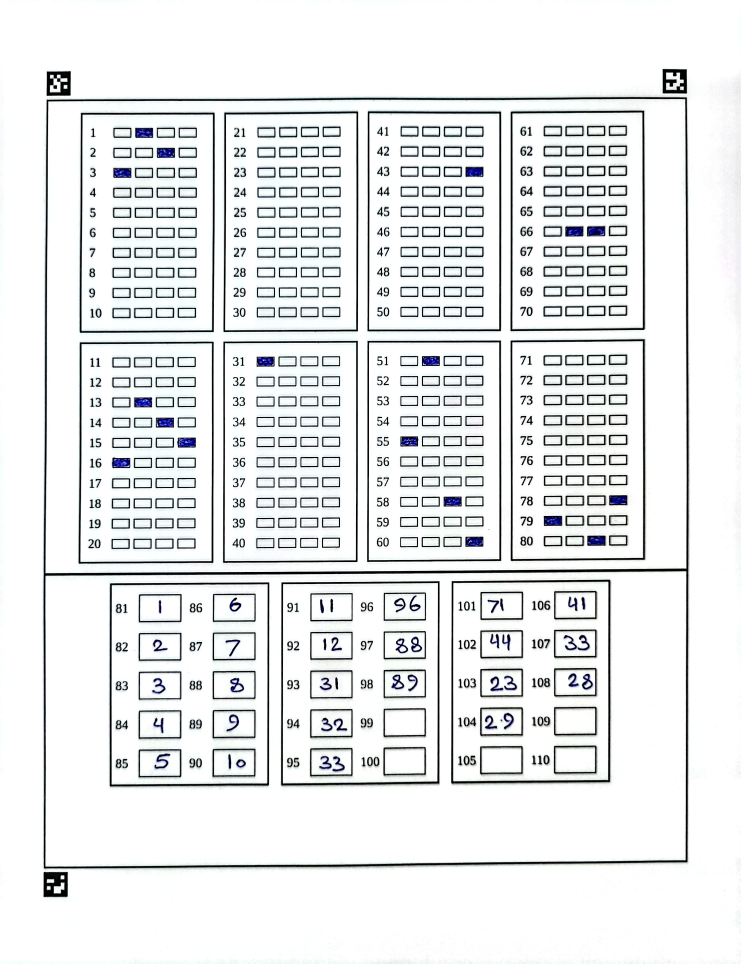
#> input picture Tests/test2.jpg, 2964 x 3856 px, found by its file name (shown at 1/4 size)
$ jupyter execute --allow-errors notebook.ipynb
#> lines starting #> are read from the running program, lines starting #| are printed output that depends on the picture; after the words box and inside, x2 and y2 are one past the last pixel; in counts of white or black regions, pixels touching at a corner belong together
[cell 1]
import matplotlib.pyplot as plt
import cv2
import numpy as np
import math
import cv2.aruco as aruco

[cell 2]
import os
os.environ['TF_CPP_MIN_LOG_LEVEL'] = '2'
import tensorflow as tf
from tensorflow import keras
from keras.models import load_model

#> (the rest of this cell did not finish here and is left out)

[cell 3]
def getPaperCorners(image):
    gray = cv2.cvtColor(image, cv2.COLOR_BGR2GRAY)
    aruco_dict = aruco.getPredefinedDictionary(aruco.DICT_5X5_250)
    parameters = aruco.DetectorParameters()
    detector = cv2.aruco.ArucoDetector(aruco_dict, parameters)

    # Detect markers
    markerCorners, markerIds, rejectedCandidates = detector.detectMarkers(image)

    lst = []
    for corner in markerCorners:
        x, y, w, h = cv2.boundingRect(corner)
        lst.append((x, y))
        lst = sorted(lst, key=lambda x: (x[1] // 100, x[0] // 100))

    return lst

[cell 4]
img = cv2.imread('./Final_test/test2.jpg')
#> img is the input picture: shape (3856, 2964, 3); mean B, G, R 233.4, 232.9, 231.1
h, w, _ = img.shape
size = 1600
aspect_ratio = w / h
img = cv2.resize(img, (int(size * aspect_ratio), size), cv2.INTER_CUBIC)
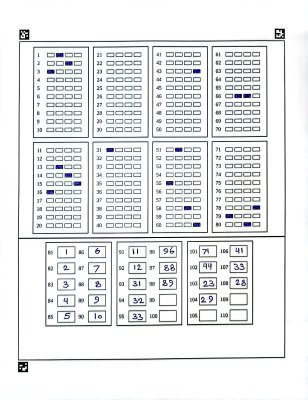
#> img: shape (1600, 1229, 3) (shown at 1/4 size); mean B, G, R 233.4, 232.9, 231
corners = getPaperCorners(img)
#> in getPaperCorners, `markerCorners, markerIds, rejectedCandidates = detector.detectMarkers(..`: markerCorners = ([[73, 1447], [112, 1448], [111, 1488], [72, 1488]], [[78, 118], [117, 119], [116, 158], [77, 158]], [[1099, 114], [1138, 115], [1138, 154], [1099, 154]]); markerIds = [1, 0, 2]; rejectedCandidates = 365 items
#> the loop in getPaperCorners, `for corner in markerCorners:` made 3 passes
#> (corner, x, y, w, h, lst) on passes 2 to 3: ([[78, 118], [117, 119], [116, 158], [77, 158]], 77, 118, 41, 41, [(77, 118), (72, 1447)]), ([[1099, 114], [1138, 115], [1138, 154], [1099, 154]], 1099, 114, 40, 41, [(77, 118), (1099, 114), (72, 1447)])
#> corners = [(77, 118), (1099, 114), (72, 1447)]
fx, fy = corners[0]
#> fx = 77; fy = 118
sx, sy = corners[1][0], corners[2][1]
#> sx = 1099; sy = 1447
fx, fy = (int(fx - 0.3 * fx), int(fy - 0.3 * fy))
#> fx = 53; fy = 82
sx, sy = (int(sx + 0.07 * sx), int(sy + 0.07 * sy))
#> sx = 1175; sy = 1548
img = img[fy:sy, fx:sx, :].copy()
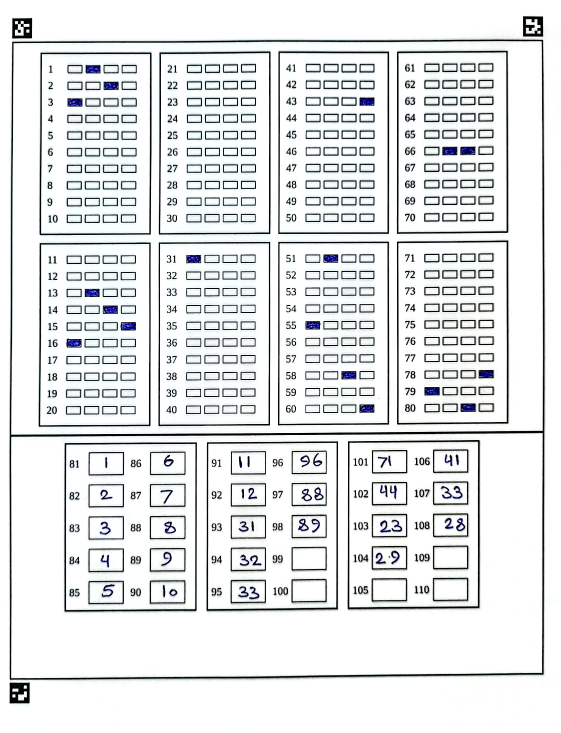
#> img: shape (1466, 1122, 3) (shown at 1/2 size); mean B, G, R 229.3, 228.7, 226.6
plt.imshow(img)

## Get contours

[cell 5]
def getContours(img):
    gray = cv2.cvtColor(img, cv2.COLOR_BGR2GRAY)
    #_, thresh = cv2.threshold(gray, 127, 255, cv2.THRESH_BINARY_INV + cv2.THRESH_OTSU)
    thresh = cv2.adaptiveThreshold(gray, 255, cv2.ADAPTIVE_THRESH_GAUSSIAN_C, cv2.THRESH_BINARY_INV, 55, 55)
    thresh = cv2.morphologyEx(thresh, cv2.MORPH_CROSS, np.ones((4, 4)))
    contours, hierarchies = cv2.findContours(thresh, cv2.RETR_TREE, cv2.CHAIN_APPROX_SIMPLE)
    return contours, hierarchies, thresh

## Blocks
Blocks are considered as TestBlocks and Writing blocks

[cell 6]
BLOCK_AREA_LIMIT = 0.0045
BLOCK_POINT_LIMIT = 10

# Blocks
def countBlocks(contours, hierarchies, i, imgShape):
    h, w = imgShape
    j = hierarchies[0][i][2]
    cnt = 0
    while j != -1:
        area = cv2.contourArea(contours[j])
        rarea = area / (w * h)
        num_points = len(approximatePolygon(contours[j]))
        if num_points <= BLOCK_POINT_LIMIT and num_points >= 4 and  rarea >= BLOCK_AREA_LIMIT:
            cnt += 1
        j = hierarchies[0][j][0]
    return cnt


def getRealParent(contours, hierarchies, imgShape, numBlocks=12):
    areas = np.array([cv2.contourArea(contours[i]) for i in range(len(contours))], dtype='float32')
    indecies = np.argsort(areas)
    for i in indecies[::-1]:
        cnt = countBlocks(contours, hierarchies, i, imgShape)
        if cnt == numBlocks: return i
    return None


def getBlocks(contours, hierarchies, parent, imgShape):
    h, w = imgShape
    j = hierarchies[0][parent][2]
    lst = []
    while j != -1:
        area = cv2.contourArea(contours[j])
        rarea = area / (w * h)
        num_points = len(approximatePolygon(contours[j]))
        if num_points <= BLOCK_POINT_LIMIT and num_points >= 4 and  rarea >= BLOCK_AREA_LIMIT:
            lst.append(j)
        j = hierarchies[0][j][0]
    return lst


def getRectangles(contours):
    returns = []
    for i in range(len(contours)):
        contour = contours[i]
        rect = cv2.boundingRect(contour)
        x1, y1, x2, y2 = rect[0], rect[1], rect[2] + rect[0], rect[3] + rect[1]
        returns.append(((x1, y1), (x2, y2)))
    return returns


def getBlocksInOrder(contours, indecies):
    '''
    This method returns block indecies in order of their position.
    It will return the results in a way that number of questions are in order
    '''
    rects = getRectangles(contours)
    rects = sorted(zip(rects, range(len(rects))), key=lambda x: (x[0][0][0] // 100, x[0][0][1]))
    return [i[-1] for i in rects if i[-1] in indecies]


def approximatePolygon(contour):
    '''
    This method customly calculates the approximated polygon. Using this we can see
    whether the shape is a square or something else
    '''
    epsilon = 0.01 * cv2.arcLength(contour, True)
    approx = cv2.approxPolyDP(contour, epsilon, closed=True)
    return approx

[cell 7]
def getBlocksByImg(img, numBlocks=2, parent=None):
    contours, hierarchies, thresh = getContours(img) # get contours and hierarchies
    if parent is None:
        parent = getRealParent(contours, hierarchies, thresh.shape, numBlocks=numBlocks) # get the parent to get children as blocks
    blocks = getBlocks(contours, hierarchies, parent, thresh.shape) # find children as blocks
    res = getBlocksInOrder(contours, blocks) # sort for test blocks
    return contours, hierarchies, res, thresh

## Test boxes

[cell 8]
AREA_LIMIT = 0.0045
POINT_LIMIT = 10
ASPECT_LIMIT = 1.2

def countSquares(contours, hierarchies, parent, imgShape):
    im_h, im_w = imgShape
    child = hierarchies[0][parent][2]
    cnt = 0
    while child != -1:
        area = cv2.contourArea(contours[child])
        rarea = area / (im_h * im_w)
        _, _, w, h = cv2.boundingRect(contours[child])
        aspectRatio = float(w) / h
        num_points = len(approximatePolygon(contours[child]))
        if num_points <= POINT_LIMIT and num_points >= 4 and  rarea >= AREA_LIMIT and aspectRatio >= ASPECT_LIMIT:
            cnt += 1
        child = hierarchies[0][child][0]
    return cnt


def getTestBoxParent(contours, hierarchies, imgShape, squares=40):
    areas = np.array([cv2.contourArea(contours[i]) for i in range(len(contours))], dtype='float32')
    indecies = np.argsort(areas)
    for i in indecies[::-1]:
        cnt = countSquares(contours, hierarchies, i, imgShape)
        if  cnt == squares:
            return i
    print('NO PARENT FOUND')
    return None


def getTestSquares(contours, hierarchies, parent, imgShape):
    '''
    Return the indicies for the test squares inside each block
    '''
    im_h, im_w = imgShape
    child = hierarchies[0][parent][2]
    lst = []
    while child != -1:
        _, _, w, h = cv2.boundingRect(contours[child])
        area = cv2.contourArea(contours[child])
        rarea = area / (im_w * im_h)
        aspectRatio = float(w) / h
        num_points = len(approximatePolygon(contours[child]))
        if num_points <= POINT_LIMIT and num_points >= 4 and  rarea >= AREA_LIMIT and aspectRatio >= ASPECT_LIMIT:
            lst.append(child)
        child = hierarchies[0][child][0]
    return lst


def sortTestSquares(contours, square_indicies):
    rects = getRectangles(contours)
    rects = list(zip(range(len(rects)), rects))
    rects = sorted(rects, key=lambda x: (x[1][0][1] // 30, x[1][0][0] // 10))
    return [x[0] for x in rects if x[0] in square_indicies]


def checkSquare(square):
    if np.mean(square / 255.0) > 0.8:
        return 1
    return 0

[cell 9]
def getTestSquaresByImg(img, numSquares=40, parent=None):
    contours, hierarchies = cv2.findContours(img, cv2.RETR_TREE, cv2.CHAIN_APPROX_SIMPLE)
    if parent is None:
        parent = getTestBoxParent(contours, hierarchies, img.shape, squares=numSquares)
    squares = getTestSquares(contours, hierarchies, parent, img.shape)
    squares = sortTestSquares(contours, squares)
    return contours, hierarchies, squares

[cell 10]
def test_results(img):
    contours, hierarchies, blocks, thresh = getBlocksByImg(img)
#> in getContours, `thresh = cv2.adaptiveThreshold(gray, 255, cv2.ADAPTIVE_THRESH_GAUSSIAN..`:
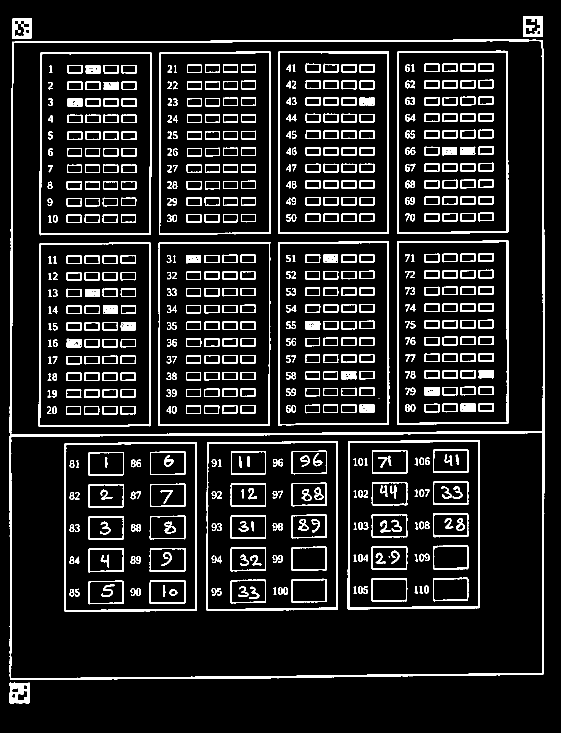
#> thresh: shape (1466, 1122) (shown at 1/2 size); 10.2% white; 631 white regions (2 under 20 px), largest, box (x1, y1, x2, y2) and area: (19, 79, 1090, 1360) 20900, (695, 880, 960, 1219) 4179, (794, 481, 1017, 849) 3891
#> in getContours, `thresh = cv2.morphologyEx(thresh, cv2.MORPH_CROSS, np.ones((4, 4)))`:
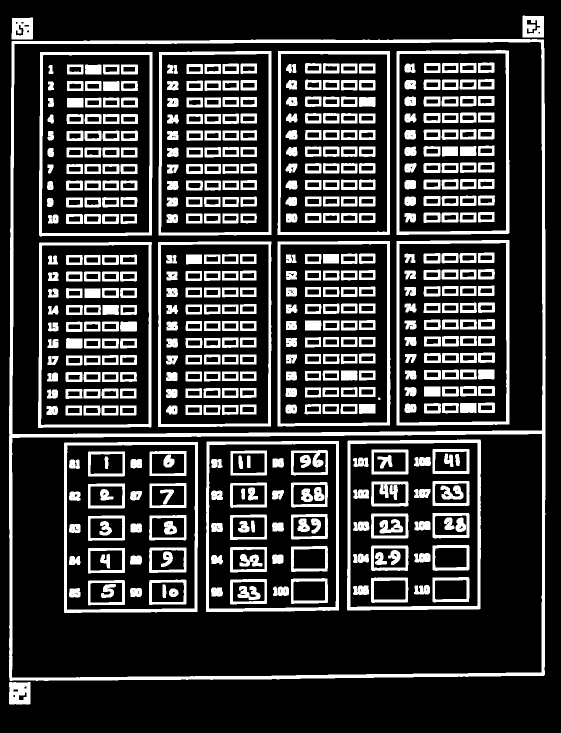
#> thresh: shape (1466, 1122) (shown at 1/2 size); 21.9% white; 512 white regions
#> in getContours, `contours, hierarchies = cv2.findContours(thresh, cv2.RETR_TREE, cv2.CH..`: contours = 1070 contours, 183 with area under 20; largest, box (x1, y1, x2, y2) and area: (18, 78, 1092, 1362) 1365220, (24, 83, 1086, 869) 824517, (23, 867, 1085, 1356) 507977, (128, 884, 396, 1226) 90487, (694, 879, 962, 1221) 89980
#> in getRealParent, `areas = np.array([cv2.contourArea(contours[i]) for i in range(len(cont..`: areas = 1070 values, max 1365219.5 at index 5, min 2 at index 13, mean 4669.9
#> in getRealParent, `indecies = np.argsort(areas)`: indecies = 1070 values, max 1069 at index 595, min 0 at index 984, mean 534.5
#> the loop in getRealParent, `for i in indecies[::-1]:` made 1 pass
#> (i, h in countBlocks, w in countBlocks, cnt) on pass 1: (5, 1466, 1122, 2)
#> in getBlocksByImg, `parent = getRealParent(contours, hierarchies, thresh.shape, numBlocks=..`: parent = 5
#> in getBlocks, `j = hierarchies[0][parent][2]`: j = 6
#> the loop in getBlocks, `while j != -1:` made 2 passes
#> (area, rarea, epsilon in approximatePolygon, approx in approximatePolygon, num_points, j) on passes 1 to 2: (507977, 0.309, 30.92, [[1084, 868], [1082, 1345], [23, 1354], [25, 875]], 4, 223), (824517, 0.501, 36.88, [[1082, 85], [1083, 861], [24, 867], [29, 87]], 4, -1)
#> after the loop in getBlocks, `while j != -1:`: lst = [6, 223]
#> the loop in getRectangles, `for i in range(len(contours)):` made 1070 passes
#> (rect, x1, y1, x2, y2) on passes 1 to 3: ((18, 1364, 43, 45), 18, 1364, 61, 1409), ((26, 1389, 5, 6), 26, 1389, 31, 1395), ((37, 1384, 17, 17), 37, 1384, 54, 1401)
#> after the loop in getRectangles, `for i in range(len(contours)):`: returns = 1070 items
#> in getBlocksByImg, `res = getBlocksInOrder(contours, blocks)`: res = [223, 6]
    rects = getRectangles(contours)
    i = 0 # Test part

    question = 1
    squares_checked = 0
    buffer = [0, 0, 0, 0]
    questions = {}

    # Get test Blocks
    tblocks = getBlocks(contours, hierarchies, blocks[i], thresh.shape)
    tblocks = getBlocksInOrder(contours, tblocks)
    trects = getRectangles(contours)
    for j in tblocks:
        tpoints = trects[j]
        test_block = thresh[tpoints[0][1]:tpoints[1][1], tpoints[0][0]:tpoints[1][0]].copy()
        #test_block = cv2.cvtColor(test_block, cv2.COLOR_BGR2GRAY)
        #test_block = cv2.adaptiveThreshold(test_block, 255, cv2.ADAPTIVE_THRESH_GAUSSIAN_C, cv2.THRESH_BINARY_INV, 99, 33)
        #test_block = cv2.morphologyEx(test_block, cv2.MORPH_CLOSE, np.ones((3, 3)))

        # Get squares
        scontours, shierarchies, sblocks = getTestSquaresByImg(test_block)
        srects = getRectangles(scontours)

        for k in sblocks:
            spoints = srects[k]
            square = test_block[spoints[0][1]:spoints[1][1], spoints[0][0]:spoints[1][0]].copy()
            result = checkSquare(square)
            buffer[squares_checked] = result
            squares_checked += 1

            if squares_checked == 4:
                squares_checked = 0
                if sum(buffer) > 1: questions[question] = -1
                elif sum(buffer) == 0: questions[question] = 0
                else: questions[question] = np.argmax(buffer) + 1
                question += 1
                buffer = [0, 0, 0, 0]
    return questions

[cell 11]
test_results(img)
#> the loop in getRectangles (call 2), `for i in range(len(contours)):` made 1070 passes
#> in test_results, `rects = getRectangles(contours)`: rects = 1070 items
#> the loop in getBlocks (call 2), `while j != -1:` made 8 passes
#> (area, rarea, epsilon in approximatePolygon, approx in approximatePolygon, j) on passes 1 to 3: (82908.5, 0.0504, 11.92, [[302, 484], [78, 486], [77, 855], [302, 853]], 316), (83103, 0.0505, 11.98, [[317, 484], [316, 853], [541, 852], [542, 483]], 428), (82569.5, 0.0502, 11.94, [[779, 482], [555, 483], [555, 852], [779, 850]], 541)
#> the loop in test_results, `for j in tblocks:` made 8 passes
#> j on passes 1 to 8: 642, 224, 839, 316, 736, 428, 950, 541
#> pass 1, in test_results, `test_block = thresh[tpoints[0][1]:tpoints[1][1], tpoints[0][0]:tpoints..`:
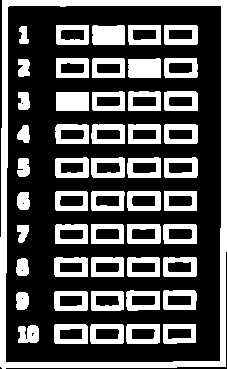
#> test_block: shape (369, 227); 33% white; 51 white regions, largest, box (x1, y1, x2, y2) and area: (0, 0, 227, 369) 7086, (92, 25, 125, 45) 635, (128, 58, 161, 78) 628
#> after the loop in test_results, `for j in tblocks:`:
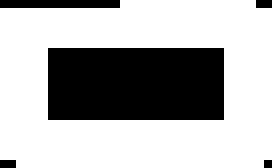
#> square: shape (21, 34) (shown 8 times larger); 69.5% white; 5 black regions (4 under 20 px), largest, box (x1, y1, x2, y2) and area: (6, 6, 28, 15) 198
#> after the loop in test_results, `for j in tblocks:`:
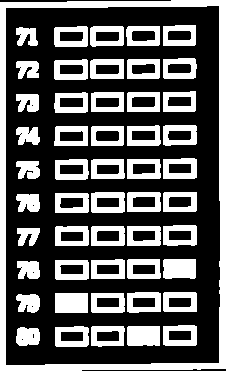
#> test_block: shape (371, 226); 35.9% white; 51 white regions, largest, box (x1, y1, x2, y2) and area: (0, 0, 226, 371) 7424, (55, 293, 88, 313) 660, (127, 326, 160, 346) 652

## Writing box

[cell 12]
WAREA_LIMIT = 0.029
WPOINT_LIMIT = 8
WASPECT_LIMIT = 1.1

def countWritingBox(contours, hierarchies, parent, imgShape):
    im_h, im_w = imgShape
    child = hierarchies[0][parent][2]
    cnt = 0
    while child != -1:
        area = cv2.contourArea(contours[child])
        rarea = area / (im_h * im_w)
        _, _, w, h = cv2.boundingRect(contours[child])
        aspectRatio = float(w) / h
        num_points = len(approximatePolygon(contours[child]))
        if num_points <= WPOINT_LIMIT and num_points >= 4 and  rarea >= WAREA_LIMIT and aspectRatio >= WASPECT_LIMIT:
            cnt += 1
        child = hierarchies[0][child][0]
    return cnt


def getWritingBoxParent(contours, hierarchies, imgShape, boxes=10):
    areas = np.array([cv2.contourArea(contours[i]) for i in range(len(contours))], dtype='float32')
    indecies = np.argsort(areas)
    for i in indecies[::-1]:
        cnt = countWritingBox(contours, hierarchies, i, imgShape)
        if  cnt == boxes:
            return i
    print('NO PARENT FOUND')
    return None


def getWritingBoxes(contours, hierarchies, parent, imgShape):
    '''
    Return the indicies for the Writing Boxes inside each block
    '''
    im_h, im_w = imgShape
    child = hierarchies[0][parent][2]
    lst = []
    while child != -1:
        _, _, w, h = cv2.boundingRect(contours[child])
        area = cv2.contourArea(contours[child])
        rarea = area / (im_w * im_h)
        aspectRatio = float(w) / h
        num_points = len(approximatePolygon(contours[child]))
        if num_points <= WPOINT_LIMIT and num_points >= 4 and  rarea >= WAREA_LIMIT and aspectRatio >= WASPECT_LIMIT:
            lst.append(child)
        child = hierarchies[0][child][0]
    return lst


def sortWritingBoxes(contours, box_indicies):
    rects = getRectangles(contours)
    rects = list(zip(range(len(rects)), rects))
    rects = sorted(rects, key=lambda x: (x[1][0][0] // 100, x[1][0][1] // 10))
    return [x[0] for x in rects if x[0] in box_indicies]


def getNumberFromImage(image, verbose=False):
    states = cv2.connectedComponentsWithStats(image)
    lst = []
    for state in states[2]:
        x, y, width, height, centeriods = state
        if width > 50 or height > 40: continue
        if width < 4 or height < 4: continue
        morph_cropped = image[y:y + height, x: x + width].copy()
        morph_cropped = cv2.copyMakeBorder(morph_cropped, 6, 6, 13, 13, cv2.BORDER_CONSTANT)
        morph_cropped = cv2.resize(morph_cropped, (28, 28))
        _, thresh = cv2.threshold(morph_cropped, 127, 255, cv2.THRESH_BINARY + cv2.THRESH_OTSU)
        thresh = cv2.morphologyEx(thresh, cv2.MORPH_CLOSE, np.ones((2, 2)))

        res = model.predict(thresh[np.newaxis, ..., np.newaxis] / 255.0, verbose=0)
        res = np.argmax(res)
        lst.append((res, x, y))

        if verbose:
            fig = plt.figure(figsize=(1, 1))
            ax = plt.subplot(1, 1, 1)
            ax.imshow(thresh, cmap='gray')

    lst = sorted(lst, key=lambda x: (x[1], x[2]))
    lst = [i[0] for i in lst]
    return int(''.join([str(i) for i in lst])) if len(lst) != 0 else ''

[cell 13]
def getWritingBoxesByImg(img, num_boxes=10, parent=None):
    contours, hierarchies = cv2.findContours(img, cv2.RETR_TREE, cv2.CHAIN_APPROX_SIMPLE)
    if parent is None:
        parent = getWritingBoxParent(contours, hierarchies, img.shape, boxes=num_boxes)
    boxes = getWritingBoxes(contours, hierarchies, parent, img.shape)
    boxes = sortWritingBoxes(contours, boxes)
    return contours, hierarchies, boxes

[cell 14]
def writing_results(img, verbose=False):
    contours, hierarchies, blocks, thresh = getBlocksByImg(img)
    i = 1 # Writing part
    blocks = getBlocks(contours, hierarchies, blocks[i], thresh.shape)
    blocks = getBlocksInOrder(contours, blocks)
    rects = getRectangles(contours)
    answers = {}
    question = 1
    for block in blocks:
        (x1, y1),(x2, y2) = rects[block]
        wcropped = img[y1:y2, x1:x2, :].copy()
        wcropped = cv2.cvtColor(wcropped, cv2.COLOR_BGR2GRAY)
        wcropped = cv2.adaptiveThreshold(wcropped, 255, cv2.ADAPTIVE_THRESH_GAUSSIAN_C, cv2.THRESH_BINARY_INV, 33, 33)
        wcontours, whierarchies, wblocks = getWritingBoxesByImg(wcropped, 10)
        wrects = getRectangles(wcontours)
        for wblock in wblocks:
            (x1, y1),(x2, y2) = wrects[wblock]
            acropped = wcropped[y1:y2, x1:x2].copy()
            h, w = acropped.shape
            acropped = acropped[int(0.09 * h): int(-0.09 * h), int(0.09 * w) : int(-0.09 * w)]

            _, thresh = cv2.threshold(acropped, 127, 255, cv2.THRESH_BINARY + cv2.THRESH_OTSU)
            #morph = cv2.morphologyEx(thresh, cv2.MORPH_CLOSE, np.ones((2, 2)))
            #morph = thresh.copy()
            answer = getNumberFromImage(thresh, verbose)
            answers[question] = answer
            question += 1
    return answers

#> (a cell that did not finish here is left out)

#> the loop in getRealParent (call 2), `for i in indecies[::-1]:` made 1 pass
#> i on pass 1: 5
#> the loop in writing_results, `for block in blocks:` made 1 pass
#> block on pass 1: 7
#> pass 1, in writing_results, `wcropped = img[y1:y2, x1:x2, :].copy()`:
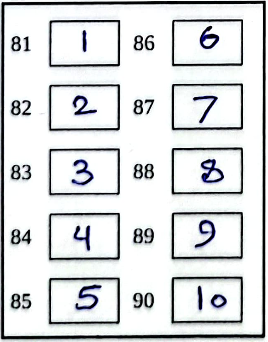
#> wcropped: shape (342, 268, 3); mean B, G, R 220.6, 219.3, 217
#> pass 1, in writing_results, `wcropped = cv2.adaptiveThreshold(wcropped, 255, cv2.ADAPTIVE_THRESH_GA..`:
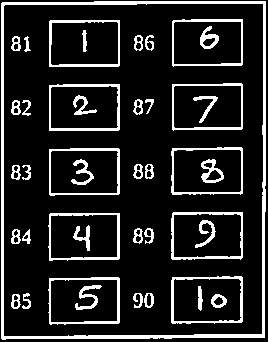
#> wcropped: shape (342, 268); 14.1% white; 42 white regions, largest, box (x1, y1, x2, y2) and area: (1, 1, 266, 340) 3810, (49, 84, 120, 131) 608, (171, 212, 243, 260) 607
#> after the loop in writing_results, `for block in blocks:`:
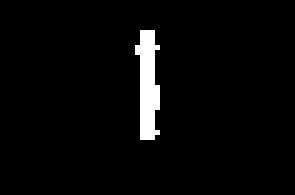
#> acropped: shape (39, 59) (shown 5 times larger); 3.3% white; 1 white region, box (x1, y1, x2, y2) and area: (27, 6, 32, 28) 75
